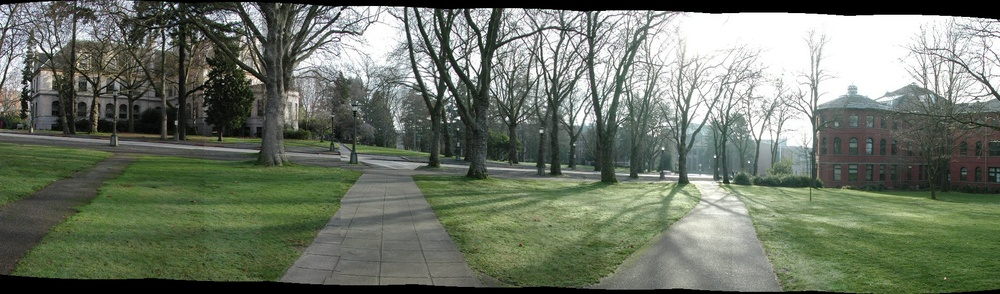
#> input picture src/tmp6.jpg, 1000 x 294 px, shrunk from 1835 x 539 before the run
$ python -i feature_detection.py   (imports and definitions only)
#> lines starting #> are read from the running program, lines starting #| are printed output that depends on the picture
#> further down, picture is the input picture: shape (294, 1000, 3); mean B, G, R 103.4, 118, 109.9
# coding: utf-8

import cv2
import numpy as np


def harris_corner(img, k=0.04, block_size=2, kernel=11):
#> called with k = 0.04, block_size = 2, kernel = 11
    gray = cv2.cvtColor(img, cv2.COLOR_BGR2GRAY)
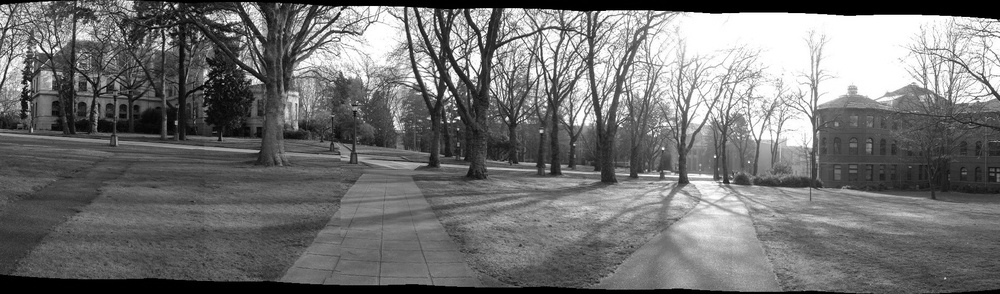
#> gray: shape (294, 1000); min 0, max 255, mean 113.9
    gray = np.float32(gray)/255

    corner_response = np.zeros(shape=gray.shape, dtype=np.float32)

    height, width, _ = img.shape
#> height = 294; width = 1000
    dx = cv2.Sobel(gray, -1, 1, 0)
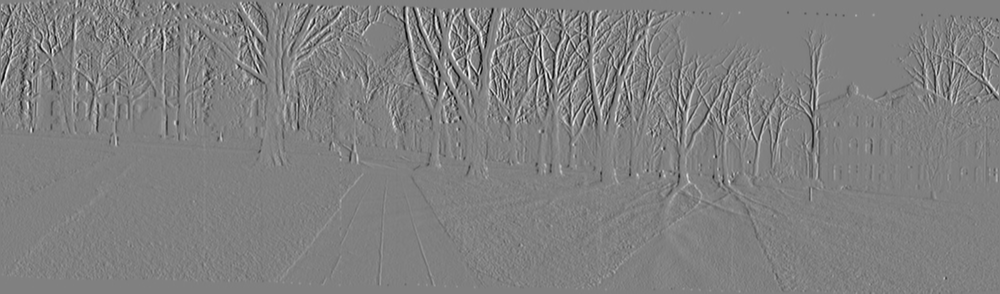
#> dx: shape (294, 1000) float32; min -3.35, max 3.29, mean 0.000461; drawn with min black and max white
    dy = cv2.Sobel(gray, -1, 0, 1)
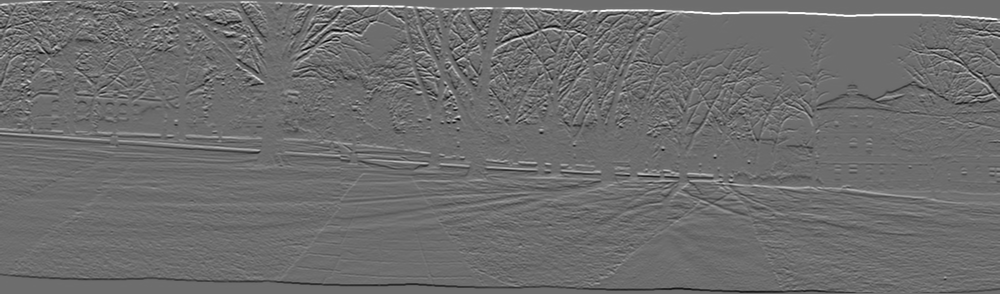
#> dy: shape (294, 1000) float32; min -3.03, max 4, mean -0.000195; drawn with min black and max white
    Ixx = dx*dx
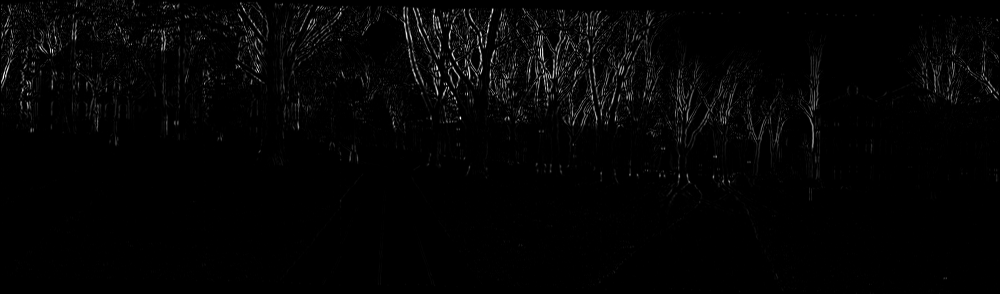
#> Ixx: shape (294, 1000) float32; min 0, max 11.22, mean 0.203; drawn with min black and max white
    Iyy = dy*dy
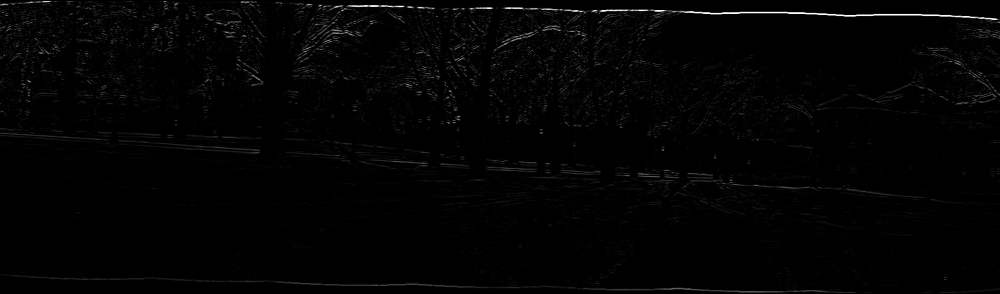
#> Iyy: shape (294, 1000) float32; min 0, max 16, mean 0.225; drawn with min black and max white
    Ixy = dx*dy
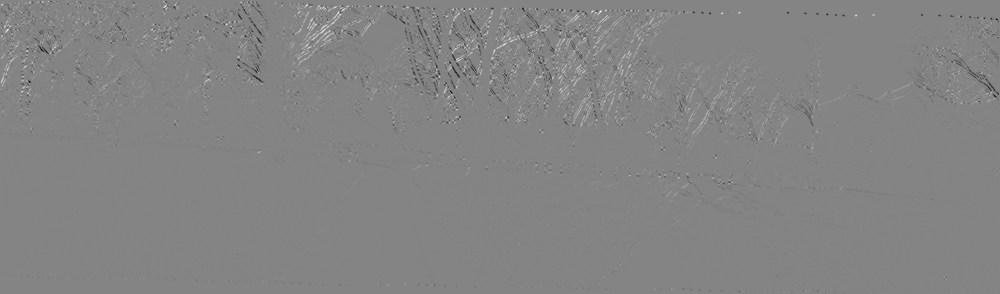
#> Ixy: shape (294, 1000) float32; min -6.49, max 6.04, mean 0.00389; drawn with min black and max white

    cov_xx = cv2.boxFilter(Ixx, -1, (block_size, block_size), normalize=False)
    cov_yy = cv2.boxFilter(Iyy, -1, (block_size, block_size), normalize=False)
    cov_xy = cv2.boxFilter(Ixy, -1, (block_size, block_size), normalize=False)

    for y in range(height):
        for x in range(width):
            xx = cov_xx[y][x]
            yy = cov_yy[y][x]
            xy = cov_xy[y][x]

            det_M = xx*yy - xy**2
            trace_M = xx + yy

            R = det_M - k*trace_M**2
            corner_response[y][x] = R
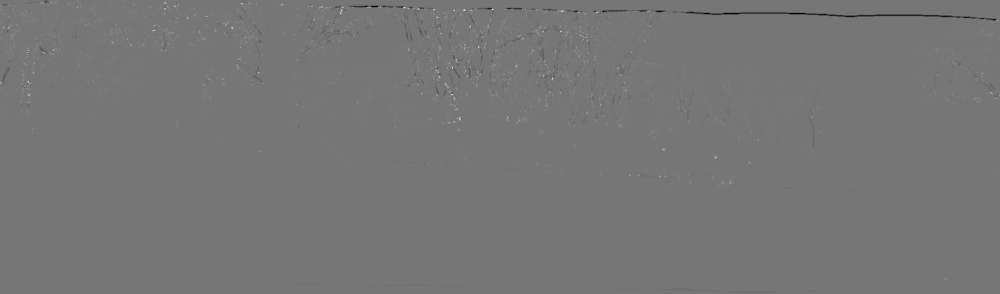
#> corner_response: shape (294, 1000) float32; min -130.6, max 149.7, mean -0.1; drawn with min black and max white

    return corner_response


>>> import cv2
>>> picture = cv2.imread('tmp6.jpg')
>>> result = harris_corner(picture)
